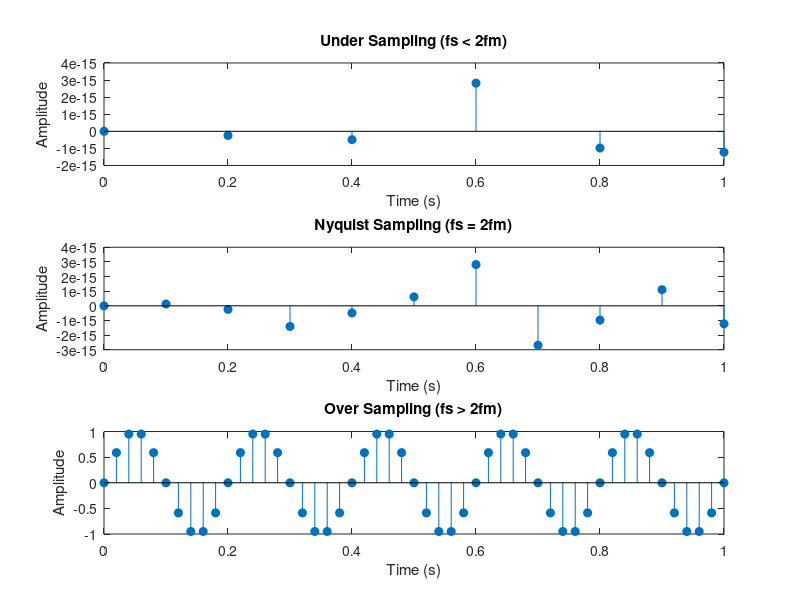

Source code (MATLAB):
% Project 1: Sampling Theorem Verification
% Author: ishu vishwakarma
% Description: Demonstrates under, Nyquist, and over sampling

clc;
clear;
close all;

% Message signal parameters
fm = 5;                      % Message frequency (Hz)
t = 0:0.0001:1;              % Continuous time axis
x = sin(2*pi*fm*t);          % Continuous signal

% Sampling frequencies
fs_under = 5;                % Undersampling
fs_over = 50;                 % Nyquist sampling
fs_nyquist = 10;              % Oversampling            
               

% Sampled time axes
t1 = 0:1/fs_under:1;
t2 = 0:1/fs_nyquist:1;
t3 = 0:1/fs_over:1;

% Sampled signals
x1 = sin(2*pi*fm*t1);
x2 = sin(2*pi*fm*t2);
x3 = sin(2*pi*fm*t3);

% Plotting
figure;

subplot(3,1,1)
stem(t1, x1, 'filled')
title('Under Sampling (fs < 2fm)')
xlabel('Time (s)')
ylabel('Amplitude')

subplot(3,1,2)
stem(t2, x2, 'filled')
title('Nyquist Sampling (fs = 2fm)')
xlabel('Time (s)')
ylabel('Amplitude')

subplot(3,1,3)
stem(t3, x3, 'filled')
title('Over Sampling (fs > 2fm)')
xlabel('Time (s)')
ylabel('Amplitude')
